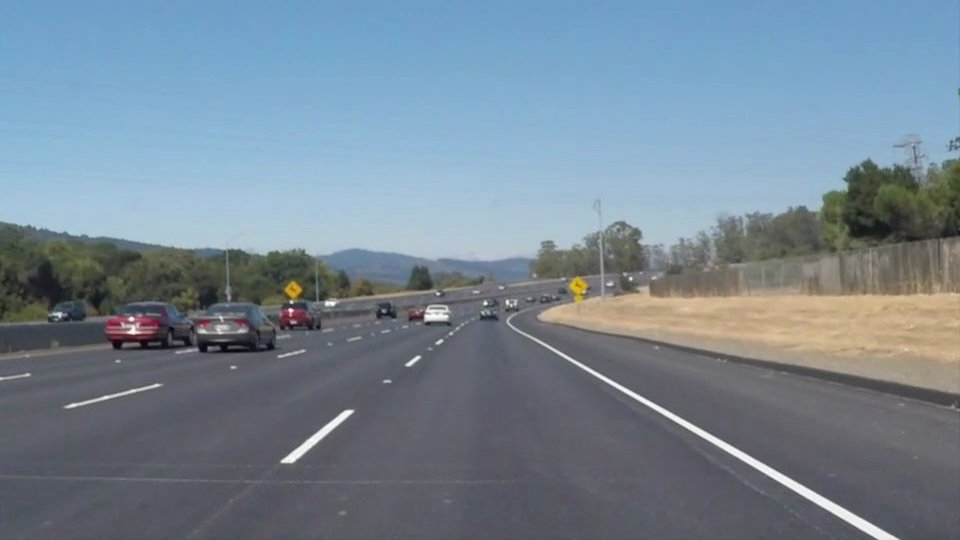
#> input picture test_images/01_White.jpg, 960 x 540 px; its folder holds only this picture in this run
$ python RoadLaneLineDetection.py   (older library calls are emulated)
#> lines starting #> are read from the running program, lines starting #| are printed output that depends on the picture; after the words box and inside, x2 and y2 are one past the last pixel; in counts of white or black regions, pixels touching at a corner belong together
import matplotlib.pyplot as plt
import numpy as np
import glob
import math
from moviepy.editor import VideoFileClip
import cv2
import os


team_members_names = ['اسلام محمد زكريا حسن', 'المروة وجدى عبدالعزيز المنشد', 'احمد نصر حماد عبدالحميد', 'عصام عماد درويش يوسف', 'اسلام ممدوح محمد محمد']
team_members_seatnumbers = ['2016170087', '2016170098', '2016170064', '2015170229', '2014170090']


def list_images(img, cols= 2, rows= 4, cmap=None, operation = 'Figure'):
    """
    Display all test images at one figure.
        Parameters:
            img: List of numpy arrays.
            cols (Default = 2): Number of columns in the figure.
            rows (Default = 4): Number of rows in the figure.
            cmap (Default = None): Used to display gray images.
            operation (Default = 'Figure'): Used to display operation happened.
    """
    fig = plt.figure(figsize=(10, 11))
    fig.suptitle(operation)

    for i, image in enumerate(img):
        plt.subplot(rows, cols, i+1)
        if len(image.shape) == 2:
            cmap = 'gray'
        plt.imshow(image, cmap = cmap)
        plt.xticks([])
        plt.yticks([])

    plt.tight_layout(pad=0, h_pad=0, w_pad=0)

    #made figure full screen for better visualization
    figManager = plt.get_current_fig_manager()
    figManager.full_screen_toggle()

    plt.show()
    cv2.waitKey(0)

# [83 lines left out: functions average_slope_intercept, pixel_points, create_full_lane, draw_lines_connected, not called in this run]

def RGB_color_selection(image):
    """
    Apply color selection to RGB images by blackout all pixels except for white and yellow.
        Parameters:
            image: An numpy array.
    """
    # White color mask
    lower_threshold = np.uint8([200, 200, 200])
    upper_threshold = np.uint8([255, 255, 255])
    white_mask = cv2.inRange(image, lower_threshold, upper_threshold)

    # Yellow color mask
    lower_threshold = np.uint8([175, 175, 0])
    upper_threshold = np.uint8([255, 255, 255])
    yellow_mask = cv2.inRange(image, lower_threshold, upper_threshold)

    # Combine white and yellow masks
    mask = cv2.bitwise_or(white_mask, yellow_mask)
    masked_image = cv2.bitwise_and(image, image, mask=mask)
    return masked_image

def convert_rbg_to_grayscale(image):
    """
        Convert images to gray scale.
            Parameters:
                image: An numpy array.
        """
    return cv2.cvtColor(image, cv2.COLOR_RGB2GRAY)

def HSV_color_selection(image):
    """
    Apply color selection to HSV images by blackout all pixels except for white and yellow.
        Parameters:
            image: An numpy array.
    """
    # Convert the input image to HSV
    converted_image = convert_rgb_to_hsv(image)

    # White color mask
    lower_threshold = np.uint8([0, 0, 210])
    upper_threshold = np.uint8([255, 30, 255])
    white_mask = cv2.inRange(converted_image, lower_threshold, upper_threshold)

    # Yellow color mask
    lower_threshold = np.uint8([18, 80, 80])
    upper_threshold = np.uint8([30, 255, 255])
    yellow_mask = cv2.inRange(converted_image, lower_threshold, upper_threshold)

    # Combine white and yellow masks
    mask = cv2.bitwise_or(white_mask, yellow_mask)
    masked_image = cv2.bitwise_and(image, image, mask=mask)

    return masked_image

def convert_rgb_to_hsv(image):
    """
       Convert RGB images to HSV.
           Parameters:
               image: An numpy array.
       """
    return cv2.cvtColor(image, cv2.COLOR_RGB2HSV)

def remove_noise(image, kernel_size= 13):
    """
        Apply Gaussian filter to the input image.
            Parameters:
                image: An numpy array.
                kernel_size (Default = 13): The size of the Gaussian kernel. It must be an odd number (3, 5, 7, ...).
        """
    return cv2.GaussianBlur(image, (kernel_size, kernel_size), 0)

def calculate_intensity_gradient(img):
    '''
        Finding the intensity gradient of the image using 5*5 soble filter.
            Parameters:
                img: An numby array.
    '''
    xGradient = cv2.Sobel(np.float32(img), cv2.CV_64F, 1, 0, ksize=5)
    yGradient = cv2.Sobel(np.float32(img), cv2.CV_64F, 0, 1, ksize=5)

    return xGradient, yGradient

def non_maximum_suppression(img, magnitude , slope):
    '''
         Thin out the edges by iterate over all the points on the gradient intensity matrix and finds the pixels with the maximum.
            Parameters:
                img: An numby array.
                magnitude: The magnitude of the gradient
                slope: The slope of the gradient
    '''
    # getting the dimensions of the input image
    height, width = img.shape

    # Looping through every pixel of the grayscale
    for x in range(width):
        for y in range(height):
            grad_ang = slope[y, x]
            if abs(grad_ang) > 180:
                grad_ang = abs(grad_ang - 180)
            else:
                grad_ang = abs(grad_ang)

            # selecting the neighbours of the target pixel according to the gradient direction. In the x axis direction
            if grad_ang <= 22.5:
                neighb_1_x, neighb_1_y = x - 1, y
                neighb_2_x, neighb_2_y = x + 1, y

                # top right (diagnol-1) direction
            elif grad_ang > 22.5 and grad_ang <= (22.5 + 45):
                neighb_1_x, neighb_1_y = x - 1, y - 1
                neighb_2_x, neighb_2_y = x + 1, y + 1

            # In y-axis direction
            elif grad_ang > (22.5 + 45) and grad_ang <= (22.5 + 90):
                neighb_1_x, neighb_1_y = x, y - 1
                neighb_2_x, neighb_2_y = x, y + 1

            # top left (diagnol-2) direction
            elif grad_ang > (22.5 + 90) and grad_ang <= (22.5 + 135):
                neighb_1_x, neighb_1_y = x - 1, y + 1
                neighb_2_x, neighb_2_y = x + 1, y - 1

            # Now it restarts the cycle
            elif grad_ang > (22.5 + 135) and grad_ang <= (22.5 + 180):
                neighb_1_x, neighb_1_y = x - 1, y
                neighb_2_x, neighb_2_y = x + 1, y

                # Non-maximum suppression step
            if width > neighb_1_x >= 0 and height > neighb_1_y >= 0:
                if magnitude [y, x] < magnitude [neighb_1_y, neighb_1_x]:
                    magnitude [y, x] = 0
                    continue

            if width > neighb_2_x >= 0 and height > neighb_2_y >= 0:
                if magnitude [y, x] < magnitude [neighb_2_y, neighb_2_x]:
                    magnitude [y, x] = 0

    return magnitude

def double_threshold_and_hysteresis(suppressd_img, ids, low_threshold, high_threshold):
    '''
    Identifying strong, weak, and non-relevant pixels. Based on the threshold results, the hysteresis transforms weak pixels into strong ones.
        Parameters:
            suppressd_img: Output of non maximum suppression.
            ids: An numpy array(1, 2).
            low_threshold: lowest value for pixel to include.
            high_threshold: highest value for pixel to include.
    '''
    height, width = suppressd_img.shape
    for x in range(width):
        for y in range(height):
            grad_mag = suppressd_img[y, x]

            if grad_mag < low_threshold:#non-relevant pixel
                suppressd_img[y, x] = 0
            elif grad_mag  >= low_threshold and grad_mag < high_threshold:#WEAK
                ids[y, x] = 1
                try:#weak edge--> hysteresis
                    if ((ids[x + 1, y - 1] == 2) or (ids[x + 1, y] == 2) or (ids[x + 1, y + 1] == 2)
                     or (ids[x, y - 1] == 2) or (ids[x, y + 1] == 2)
                     or (ids[x - 1, y - 1] == 2) or (suppressd_img[y - 1, y] == 2) or (suppressd_img[x - 1, y + 1] == 2)):
                        suppressd_img[x, y] = 150
                except IndexError as e:
                    pass
            else:#STRONG
                ids[y, x] = 2
    return suppressd_img

def detect_edges_canny(img, low_threshold= 50, high_threshold= 150):
    '''
        Apply Canny Edge Detection algorithm to the input image.
            Parameters:
                img: An numpy array.
                low_threshold (Default = 50).
                high_threshold (Default = 150).
    '''
    '''
        STEPS:
            Gaussian filter: done before.
            Finding the intensity gradient of the image.
            Non-maximum suppression.
            Double threshold.
            Edge tracking by hysteresis.
    '''
    # Calculating the gradients
    gx, gy = calculate_intensity_gradient(img)

        # Conversion of Cartesian coordinates to polar
    magnitude, slope = cv2.cartToPolar(gx, gy, angleInDegrees=True) # GET: magnitude= sqrt(gx^2 + gy^2), Slope= arctan(gx/gy)

    # setting the minimum and maximum threshold for double thresholding
    mag_max = np.max(magnitude)
    if not low_threshold:
        low_threshold = mag_max * 0.1
    if not high_threshold:
        high_threshold = mag_max * 0.5

    # getting the dimensions of the input image
    height, width = img.shape

    #non maximum suppression
    suppressd_img  = non_maximum_suppression(img, magnitude , slope)

    ids = np.zeros_like(img)

    # double thresholding and hysteresis
    final_image = double_threshold_and_hysteresis(suppressd_img, ids, low_threshold, high_threshold)
    # finally returning the magnitude of gradients of edges
    return final_image .astype('uint8')

# [96 lines left out: functions mask_image, hough_transform, frame_processor, process_video, not called in this run]

def test_process():

    # 1 read the image1
    test_images = [plt.imread(image) for image in glob.glob('test_images/*.jpg')]
#> test_images = 1 item
    list_images(test_images, 2, 4, None, 'Original Images')
#> the loop in list_images, `for i, image in enumerate(img):` made 1 pass

    list_images(list(map(RGB_color_selection, test_images)), 2, 4, None, 'Thershold White And Yellow FROM RGB')
#> in RGB_color_selection, `white_mask = cv2.inRange(image, lower_threshold, upper_threshold)`:
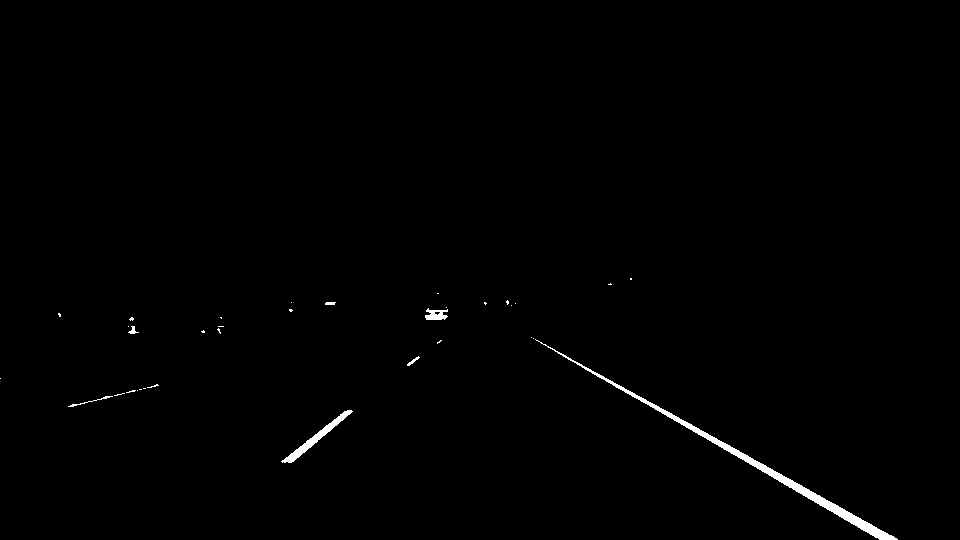
#> white_mask: shape (540, 960); 0.64% white; 34 white regions (27 under 20 px), largest, box (x1, y1, x2, y2) and area: (535, 339, 898, 540) 2248, (281, 410, 353, 463) 560, (425, 308, 448, 320) 181
#> in RGB_color_selection, image is the input picture: shape (540, 960, 3); mean R, G, B 118.5, 134.5, 148.1
#> the loop in list_images (call 2), `for i, image in enumerate(img):` made 1 pass
    # 2 convert to HSV
    list_images(list(map(convert_rgb_to_hsv, test_images)), 2, 4, None, 'Convert RGB Images\n To HSV')
    # 4 Threshold HSV for Yellow and White (combine the two results together)
    list_images(list(map(HSV_color_selection, test_images)), 2, 4, None, 'Thershold White And Yellow\n FROM HSV')
#> in HSV_color_selection, `mask = cv2.bitwise_or(white_mask, yellow_mask)`:
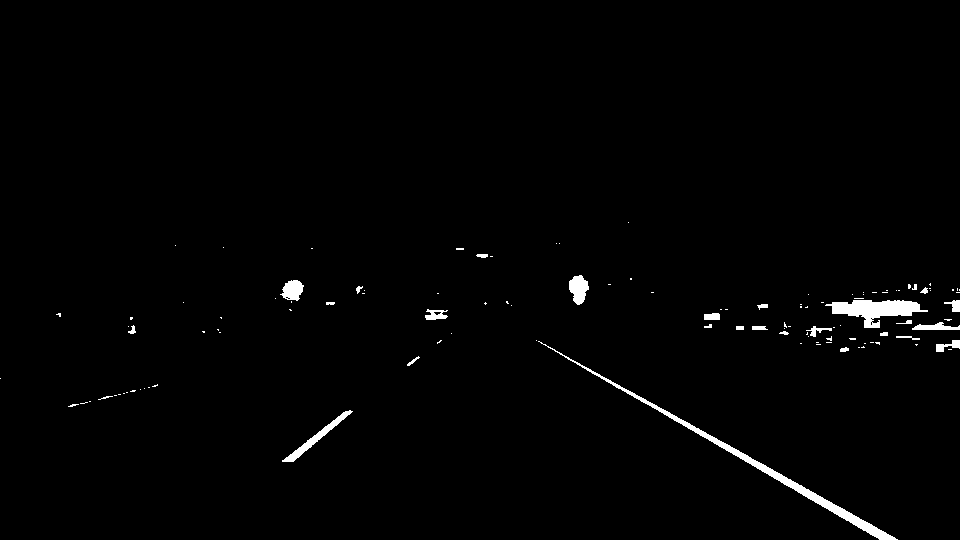
#> mask: shape (540, 960); 1.3% white; 117 white regions (89 under 20 px), largest, box (x1, y1, x2, y2) and area: (538, 341, 898, 540) 2180, (825, 300, 928, 328) 1418, (282, 410, 353, 462) 531

    color_selected_images = list(map(HSV_color_selection, test_images))
#> color_selected_images = 1 item
    # 3 convert to Gray
    gray_images = list(map(convert_rbg_to_grayscale, color_selected_images))
#> gray_images = 1 item
    list_images(gray_images, 2, 4, None, 'Convert Image To Greyscale')
    # 6 Apply noise remove (gaussian) to the masked gray image
    blur_images = list(map(remove_noise, gray_images))
#> blur_images = 1 item
    list_images(blur_images, 2, 4, None, 'Image Blurring')
    # 7 use canny detector and fine tune the thresholds (low and high values)
    edge_detected_images = list(map(detect_edges_canny, blur_images))
#> in calculate_intensity_gradient, `yGradient = cv2.Sobel(np.float32(img), cv2.CV_64F, 0, 1, ksize=5)`:
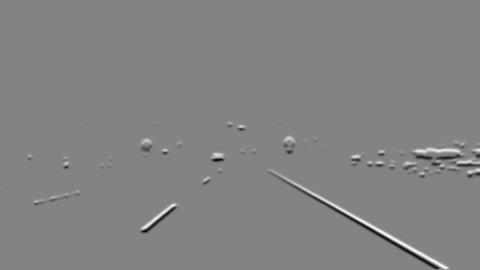
#> yGradient: shape (540, 960) float64 (shown at 1/2 size); min -4660, max 4364, mean 1.1; drawn with min black and max white
#> in detect_edges_canny, `magnitude, slope = cv2.cartToPolar(gx, gy, angleInDegrees=True)`:
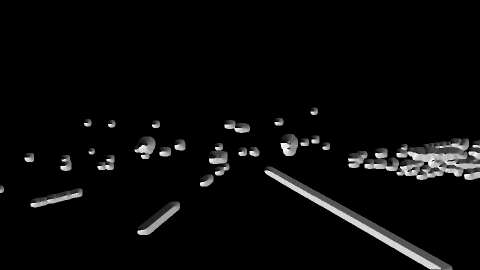
#> slope: shape (540, 960) float64 (shown at 1/2 size); min 0, max 359.9, mean 13.3; drawn with min black and max white
#> in detect_edges_canny, `mag_max = np.max(magnitude)`: mag_max = 4900
#> after the loop in non_maximum_suppression, `for x in range(width):`:
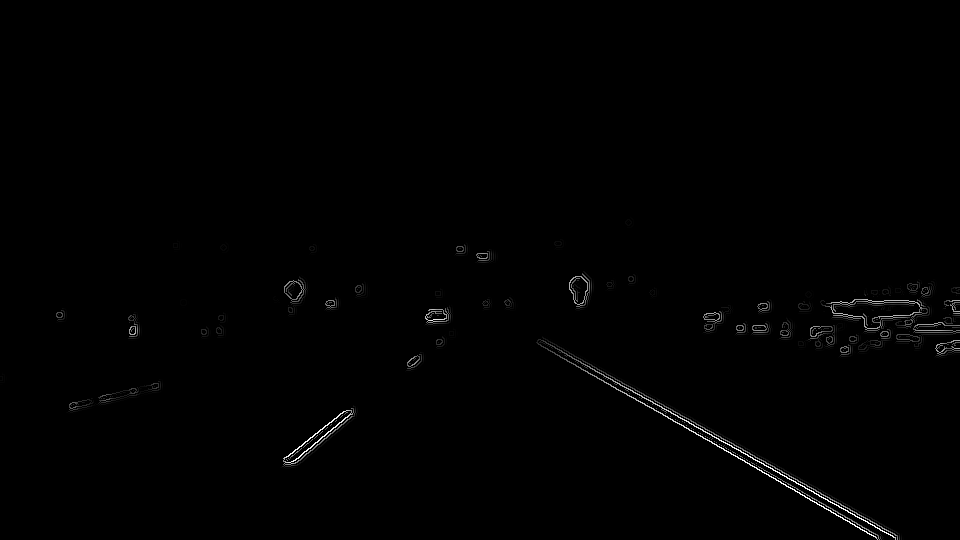
#> magnitude: shape (540, 960) float64; min 0, max 4900, mean 28.1; drawn with min black and max white
#> after the loop in double_threshold_and_hysteresis, `for x in range(width):`:
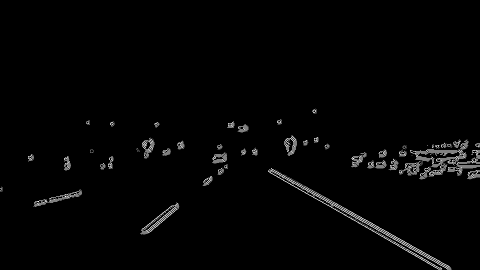
#> ids: shape (540, 960) (shown at 1/2 size); min 0, max 2, mean 0.0338; drawn with min black and max white
#> in detect_edges_canny, `return final_image .astype('uint8')`:
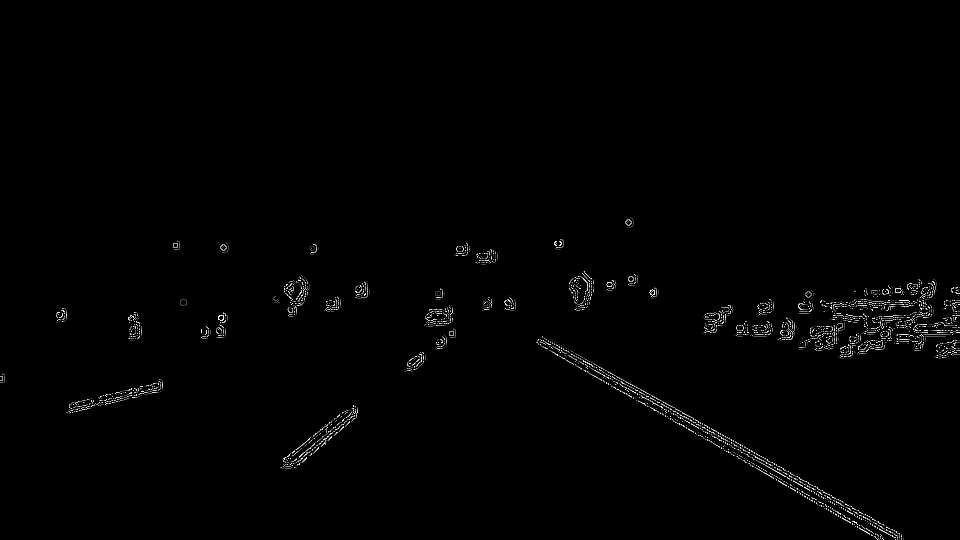
#> returned value: shape (540, 960); min 0, max 255, mean 2.3
#> edge_detected_images = 1 item
    list_images(edge_detected_images, 2, 4, None, 'Apply Canny Edge\n Detection')
    # 8 mask the image using the canny detector output
    masked_image = list(map(mask_image, edge_detected_images))
    list_images(masked_image, 2, 4, None, 'Region Of Interest')
    # 9 apply hough transform to find the lanes
    hough_lines = list(map(hough_transform, masked_image))

    lane_images = []
    for image, lines in zip(test_images, hough_lines):
        lane_images.append(draw_lines_connected(image, create_full_lane(image, lines)))

    #Draw Lanes On image
    list_images(lane_images, 2, 4, None, 'Draw Lanes On Original Image')

def Run_White():
    process_video('White Lane.mp4', 'White Lane Result.mp4')

def Run_Yellow():
    process_video('Yello Lane.mp4', 'Yellow Lane Result.mp4')

def Run_Challenge():
    process_video('Challenge.mp4', 'Challenge Result.mp4')

'''test pipeline on some images from test videos'''
test_process()

#Run_White()
#Run_Yellow()
#Run_Challenge()

$ run again, on test_images/05_Yellow.jpg
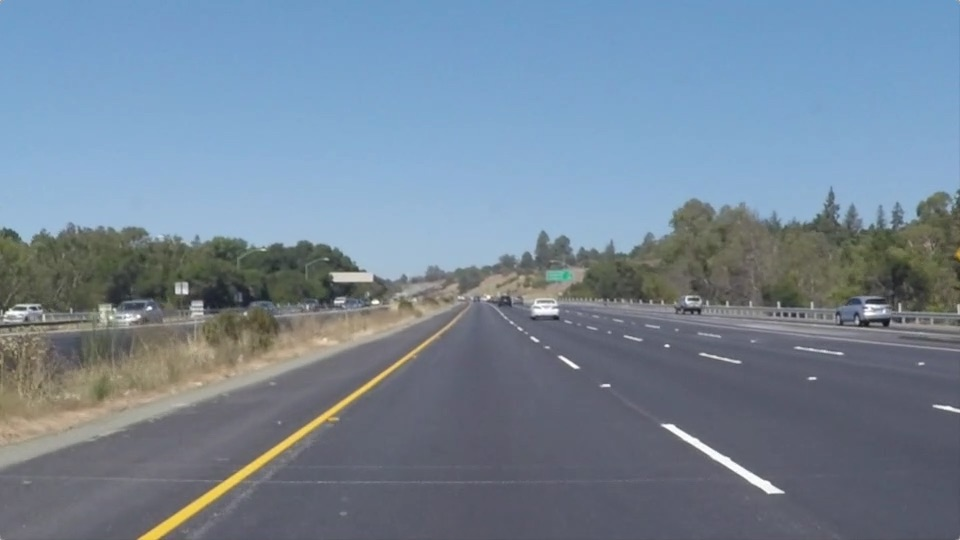
#> input picture test_images/05_Yellow.jpg, 960 x 540 px
#> test_images = 1 item
#> the loop in list_images, `for i, image in enumerate(img):` made 1 pass
#> in RGB_color_selection, image is the input picture: shape (540, 960, 3); mean R, G, B 116.5, 133.6, 150.8
#> the loop in list_images (call 2), `for i, image in enumerate(img):` made 1 pass
#> mask: shape (540, 960); 1.2% white; 96 white regions (81 under 20 px), largest, box (x1, y1, x2, y2) and area: (137, 352, 416, 540) 3563, (662, 424, 784, 493) 904, (533, 299, 558, 315) 208
#> mag_max = 5095.6
#> after the loop in non_maximum_suppression, `for x in range(width):`:
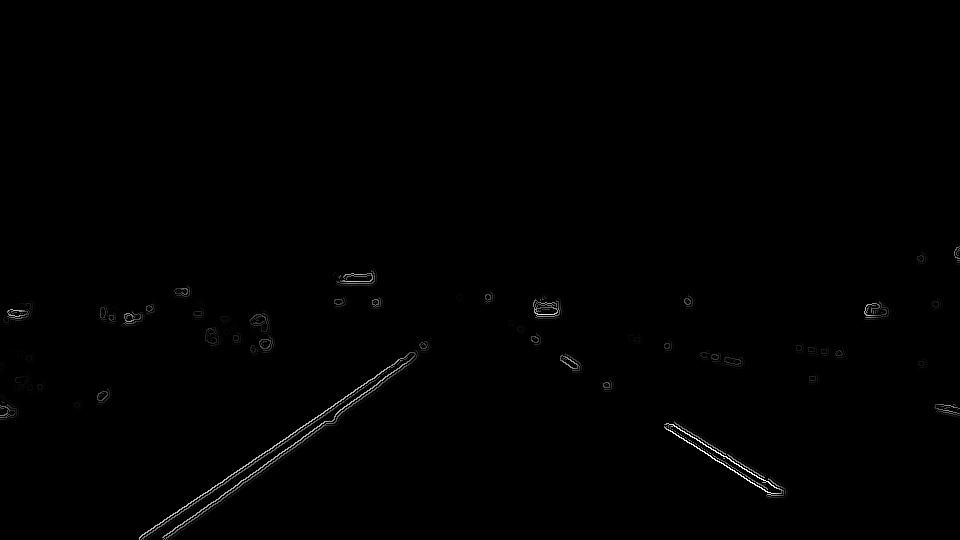
#> magnitude: shape (540, 960) float64; min 0, max 5095.6, mean 22.8; drawn with min black and max white
#> in detect_edges_canny, `return final_image .astype('uint8')`:
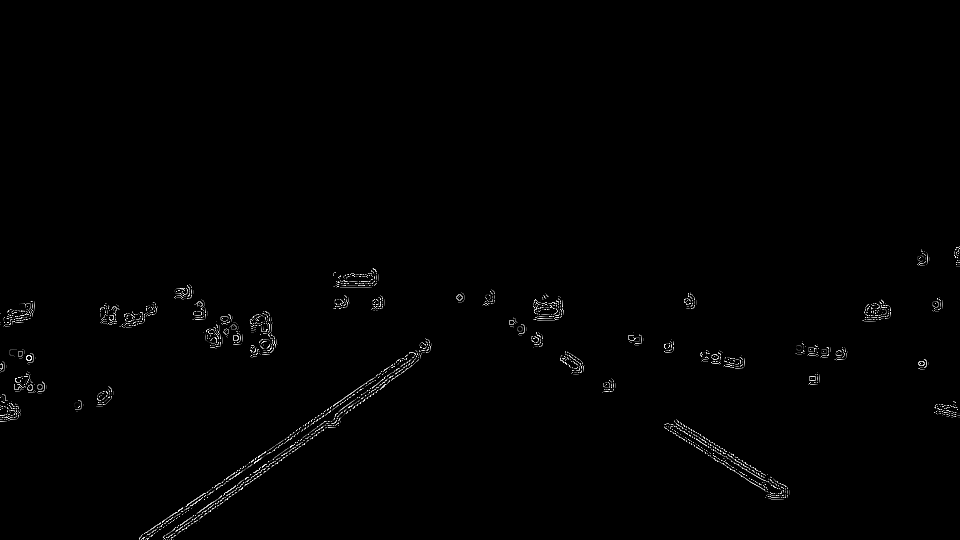
#> returned value: shape (540, 960); min 0, max 255, mean 1.9
#> edge_detected_images = 1 item
